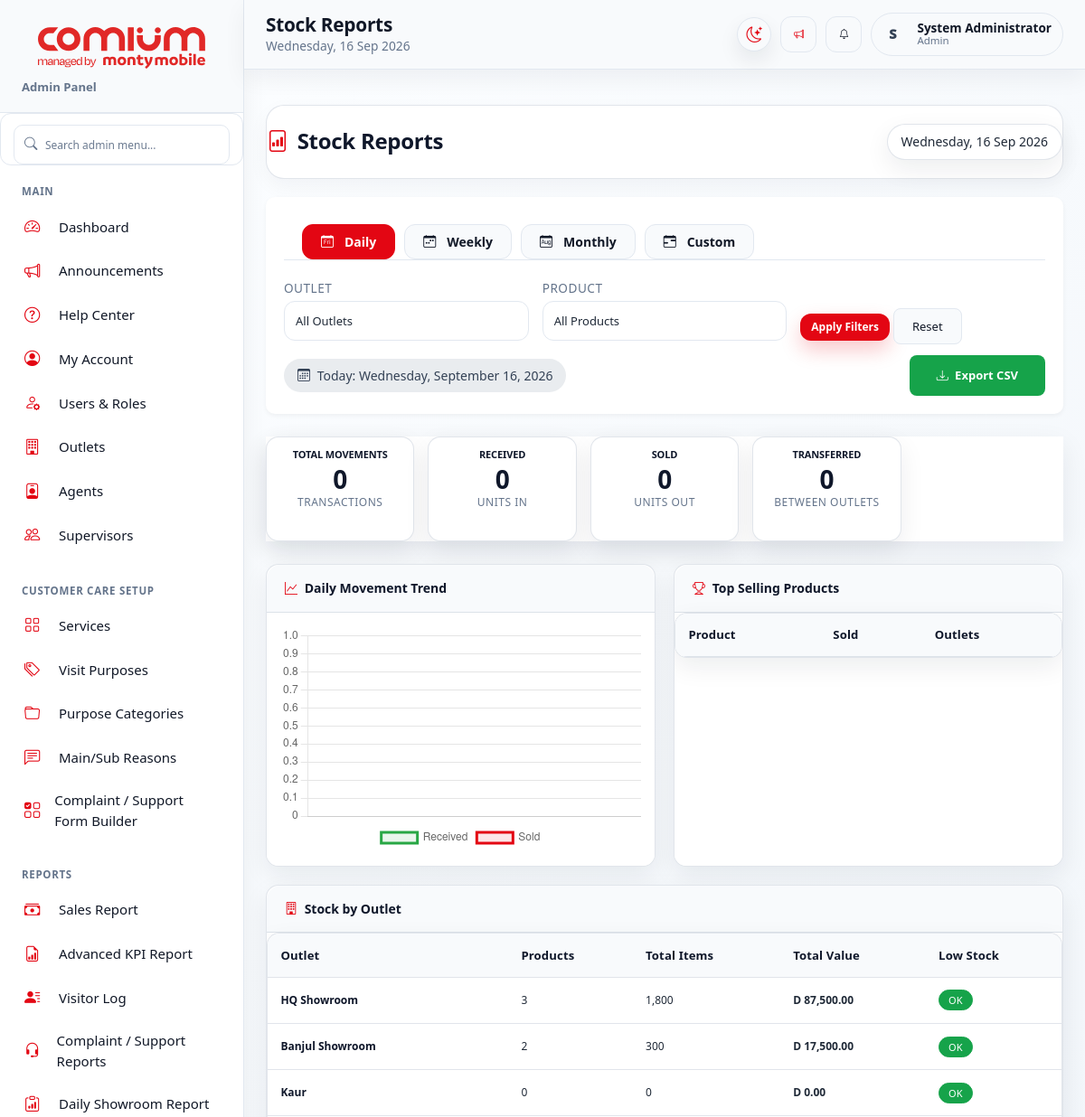
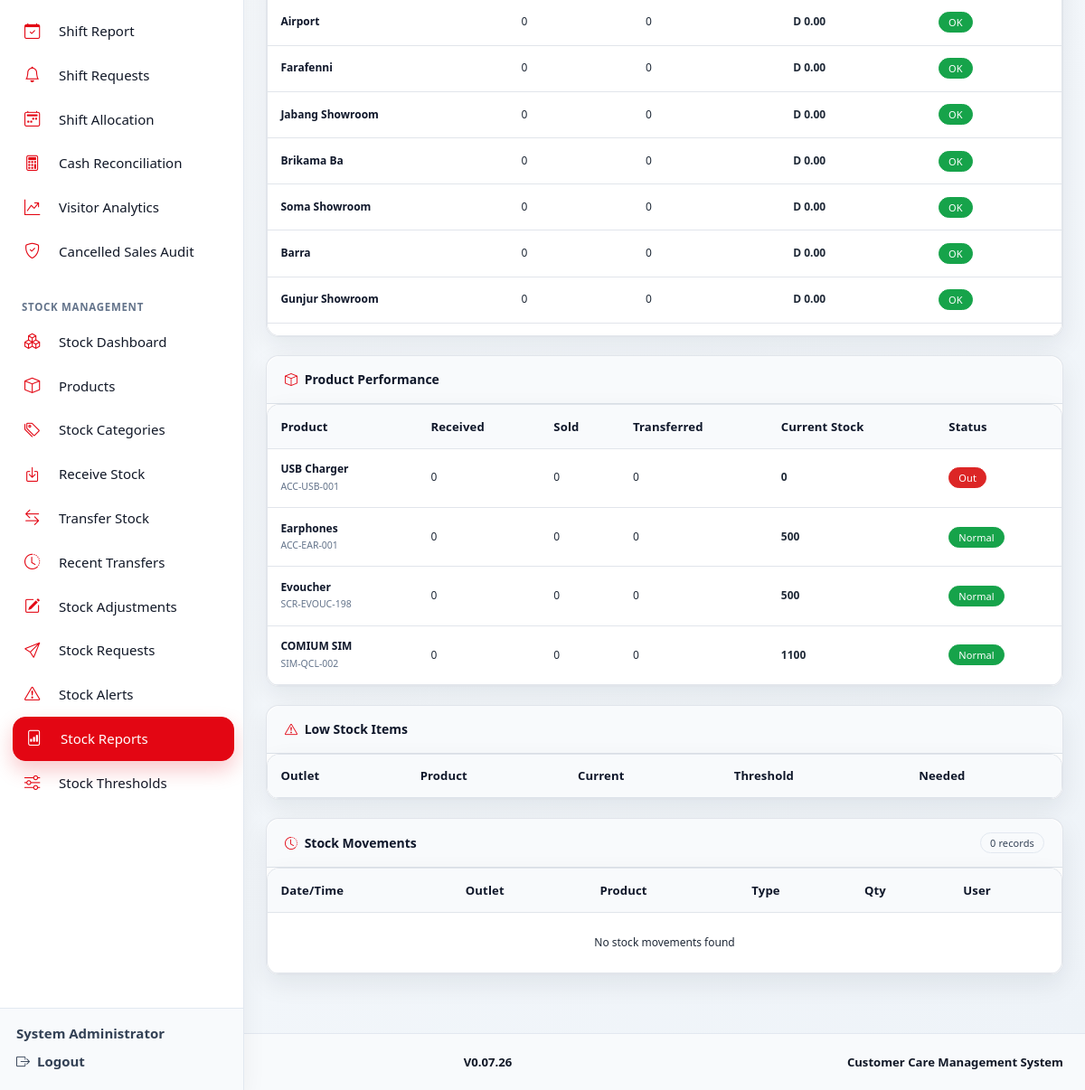
Screenshot of /admin/stock_reports.php (signed in) with the database file from the repository (2 pictures, top to bottom).
### tables this page shows
CREATE TABLE `outlets` (
  `id` int NOT NULL,
  `name` varchar(100) NOT NULL,
  `location` text,
  `region` varchar(50) DEFAULT NULL,
  `is_active` tinyint(1) DEFAULT '1',
  `created_at` timestamp NULL DEFAULT CURRENT_TIMESTAMP
);

CREATE TABLE `stock_products` (
  `id` int NOT NULL,
  `category_id` int DEFAULT NULL,
  `name` varchar(200) NOT NULL,
  `sku` varchar(50) DEFAULT NULL,
  `description` text,
  `unit_price` decimal(10,2) DEFAULT '0.00',
  `selling_price` decimal(10,2) DEFAULT '0.00',
  `low_stock_threshold` int DEFAULT '10',
  `reorder_quantity` int DEFAULT '50',
  `is_active` tinyint(1) DEFAULT '1',
  `track_serial` tinyint(1) DEFAULT '0',
  `expiry_date` date DEFAULT NULL,
  `image_path` varchar(255) DEFAULT NULL,
  `created_at` timestamp NULL DEFAULT CURRENT_TIMESTAMP,
  `updated_at` timestamp NULL DEFAULT CURRENT_TIMESTAMP ON UPDATE CURRENT_TIMESTAMP
);

### admin/stock_reports.php (the view, shortened to what the rows shown need)
<?php
require_once '../config.php';
$report_type = isset($_GET['type']) ? $_GET['type'] : 'daily';
$date_from = isset($_GET['date_from']) ? $_GET['date_from'] : date('Y-m-d');
$date_to = isset($_GET['date_to']) ? $_GET['date_to'] : date('Y-m-d');
switch($report_type) {
    case 'daily':
        $date_from = date('Y-m-d');
        $date_to = date('Y-m-d');
        break;
}
$movement_where = [];
$movement_where[] = "DATE(sm.created_at) BETWEEN '$date_from' AND '$date_to'";
$movement_where_clause = !empty($movement_where) ? "WHERE " . implode(" AND ", $movement_where) : "";
$summary = mysqli_fetch_assoc(mysqli_query($conn, "
    SELECT
        COUNT(*) as total_movements,
        SUM(CASE WHEN movement_type = 'received' THEN quantity ELSE 0 END) as total_received,
        SUM(CASE WHEN movement_type = 'sold' THEN quantity ELSE 0 END) as total_sold,
        SUM(CASE WHEN movement_type = 'transferred' THEN quantity ELSE 0 END) as total_transferred,
        COUNT(DISTINCT product_id) as products_moved,
        COUNT(DISTINCT outlet_id) as outlets_active
    FROM stock_movements sm
    $movement_where_clause
"));
$stock_by_outlet = mysqli_query($conn, "
    SELECT
        o.id,
        o.name as outlet_name,
        COUNT(DISTINCT os.product_id) as total_products,
        SUM(os.quantity) as total_items,
        SUM(os.quantity * p.selling_price) as total_value,
        SUM(CASE WHEN os.quantity <= p.low_stock_threshold THEN 1 ELSE 0 END) as low_stock_count
    FROM outlets o
    LEFT JOIN outlet_stock os ON o.id = os.outlet_id
    LEFT JOIN stock_products p ON os.product_id = p.id
    WHERE o.is_active = 1
    GROUP BY o.id
    ORDER BY total_value DESC
");
$product_performance = mysqli_query($conn, "
    SELECT
        p.id,
        p.name as product_name,
        p.sku,
        SUM(CASE WHEN sm.movement_type = 'received' AND DATE(sm.created_at) BETWEEN '$date_from' AND '$date_to' THEN sm.quantity ELSE 0 END) as received,
        SUM(CASE WHEN sm.movement_type = 'sold' AND DATE(sm.created_at) BETWEEN '$date_from' AND '$date_to' THEN sm.quantity ELSE 0 END) as sold,
        SUM(CASE WHEN sm.movement_type = 'transferred' AND DATE(sm.created_at) BETWEEN '$date_from' AND '$date_to' THEN sm.quantity ELSE 0 END) as transferred,
        (SELECT SUM(quantity) FROM outlet_stock WHERE product_id = p.id) as current_stock,
        p.low_stock_threshold
    FROM stock_products p
    LEFT JOIN stock_movements sm ON p.id = sm.product_id
    WHERE p.is_active = 1
    GROUP BY p.id
    ORDER BY sold DESC
");
?>
<!DOCTYPE html>
<html lang="en">
<head>
    <link href="https://cdn.jsdelivr.net/npm/bootstrap@5.3.0/dist/css/bootstrap.min.css" rel="stylesheet">
    <link rel="stylesheet" href="https://cdn.jsdelivr.net/npm/bootstrap-icons@1.11.0/font/bootstrap-icons.css">
<link rel="stylesheet" href="<?php echo appAsset('assets/css/sis-page-components.css'); ?>">
<link rel="stylesheet" href="<?php echo appAsset('assets/css/sis-theme.css'); ?>">
</head>
<body class="sis-app-body">
<?php require_once dirname(__DIR__) . '/include/side_header.php'; sisRenderLayoutStart('admin'); ?>
    <div class="main-content">
        <div class="stats-grid">
            <div class="stat-card">
                <h2><?php echo $summary['total_movements'] ?? 0; ?></h2>
            </div>
            <div class="stat-card">
                <h2><?php echo $summary['total_received'] ?? 0; ?></h2>
            </div>
            <div class="stat-card">
                <h2><?php echo $summary['total_sold'] ?? 0; ?></h2>
            </div>
            <div class="stat-card">
                <h2><?php echo $summary['total_transferred'] ?? 0; ?></h2>
            </div>
        </div>
        <div class="two-col">
            <div class="card">
                <div class="card-body p-0">
                    <table class="table">
                        <thead>
                            <tr>
                                <th>Product</th>
                                <th>Sold</th>
                                <th>Outlets</th>
                            </tr>
                        </thead>
                    </table>
                </div>
            </div>
        </div>
        <div class="card">
            <div class="card-body p-0">
                <table class="table">
                    <thead>
                        <tr>
                            <th>Outlet</th>
                            <th>Products</th>
                            <th>Total Items</th>
                            <th>Total Value</th>
                            <th>Low Stock</th>
                        </tr>
                    </thead>
                    <tbody>
                        <?php while($s = mysqli_fetch_assoc($stock_by_outlet)): ?>
                        <tr>
                            <td><strong><?php echo $s['outlet_name']; ?></strong></td>
                            <td><?php echo $s['total_products'] ?? 0; ?></td>
                            <td><?php echo number_format($s['total_items'] ?? 0); ?></td>
                            <td class="fw-bold text-success">D <?php echo number_format($s['total_value'] ?? 0, 2); ?></td>
                            <td>
                                <?php if(($s['low_stock_count'] ?? 0) > 0): ?>
                                <span class="badge bg-warning text-dark"><?php echo $s['low_stock_count']; ?> items</span>
                                <?php else: ?>
                                <span class="badge bg-success">OK</span>
                                <?php endif; ?>
                            </td>
                        </tr>
                        <?php endwhile; ?>
                    </tbody>
                </table>
            </div>
        </div>
        <div class="card">
            <div class="card-body p-0">
                <table class="table">
                    <thead>
                        <tr>
                            <th>Product</th>
                            <th>Received</th>
                            <th>Sold</th>
                            <th>Transferred</th>
                            <th>Current Stock</th>
                            <th>Status</th>
                        </tr>
                    </thead>
                    <tbody>
                        <?php while($p = mysqli_fetch_assoc($product_performance)):
                            $status_class = 'success';
                            $status_text = 'Normal';
                            $row_class = '';
                            $current_stock = $p['current_stock'] ?? 0;
                            $low_stock_threshold = $p['low_stock_threshold'] ?? 10;
                            if ($current_stock == 0) {
                                $status_class = 'danger';
                                $status_text = 'Out';
                                $row_class = 'critical-stock-row';
                            } elseif ($current_stock <= $low_stock_threshold) {
                                $status_class = 'warning';
                                $status_text = 'Low';
                                $row_class = 'low-stock-row';
                            }
                        ?>
                        <tr class="<?php echo $row_class; ?>">
                            <td>
                                <strong><?php echo $p['product_name']; ?></strong>
                                <br><small><?php echo $p['sku']; ?></small>
                            </td>
                            <td class="text-success"><?php echo $p['received'] ?? 0; ?></td>
                            <td class="text-primary"><?php echo $p['sold'] ?? 0; ?></td>
                            <td class="text-info"><?php echo $p['transferred'] ?? 0; ?></td>
                            <td class="fw-bold"><?php echo $current_stock; ?></td>
                            <td>
                                <span class="badge bg-<?php echo $status_class; ?>">
                                    <?php echo $status_text; ?>
                                </span>
                            </td>
                        </tr>
                        <?php endwhile; ?>
                    </tbody>
                </table>
            </div>
        </div>
        <div class="card">
            <div class="card-body p-0">
                <table class="table">
                    <thead>
                        <tr>
                            <th>Outlet</th>
                            <th>Product</th>
                            <th>Current</th>
                            <th>Threshold</th>
                            <th>Needed</th>
                        </tr>
                    </thead>
                </table>
            </div>
        </div>
        <div class="card">
            <div class="card-body p-0">
                <div class="table-responsive">
                    <table class="table">
                        <thead>
                            <tr>
                                <th>Date/Time</th>
                                <th>Outlet</th>
                                <th>Product</th>
                                <th>Type</th>
                                <th>Qty</th>
                                <th>User</th>
                            </tr>
                        </thead>
                    </table>
                </div>
            </div>
        </div>
    </div>
    <script>        const trendLabels = [];
        const receivedData = [];
        const soldData = [];
        new Chart(document.getElementById('trendChart'), {
            type: 'line',
            data: {
                labels: trendLabels,
                datasets: [
                    {
                        label: 'Received',
                        data: receivedData,
                        borderColor: '#28a745',
                        backgroundColor: 'rgba(40,167,69,0.1)',
                        tension: 0.4,
                        fill: true
                    },
                    {
                        label: 'Sold',
                        data: soldData,
                        borderColor: '#E30613',
                        backgroundColor: 'rgba(227,6,19,0.1)',
                        tension: 0.4,
                        fill: true
                    }
                ]
            },
            options: {
                responsive: true,
                maintainAspectRatio: false,
                plugins: {
                    legend: {
                        display: true,
                        position: 'bottom'
                    }
                }
            }
        });
    </script>
</body>
</html>

### rows the page displays
outlets: name "HQ Showroom", total_products "3", total_items "1,800", total_value "87,500.00", shows "OK"
outlets: name "Banjul Showroom", total_products "2", total_items "300", total_value "17,500.00", shows "OK"
outlets: name "Kaur", total_products "0", total_items "0", total_value "0.00", shows "OK"
outlets: name "Airport", total_products "0", total_items "0", total_value "0.00", shows "OK"
outlets: name "Farafenni", total_products "0", total_items "0", total_value "0.00", shows "OK"
outlets: name "Jabang Showroom", total_products "0", total_items "0", total_value "0.00", shows "OK"
outlets: name "Brikama Ba", total_products "0", total_items "0", total_value "0.00", shows "OK"
outlets: name "Soma Showroom", total_products "0", total_items "0", total_value "0.00", shows "OK"
outlets: name "Barra", total_products "0", total_items "0", total_value "0.00", shows "OK"
outlets: name "Gunjur Showroom", total_products "0", total_items "0", total_value "0.00", shows "OK"
stock_products: name "USB Charger", sku "ACC-USB-001", received "0", sold "0", transferred "0", current_stock "0", status_text "Out"
stock_products: name "Earphones", sku "ACC-EAR-001", received "0", sold "0", transferred "0", current_stock "500", status_text "Normal"
stock_products: name "Evoucher", sku "SCR-EVOUC-198", received "0", sold "0", transferred "0", current_stock "500", status_text "Normal"
stock_products: name "COMIUM SIM", sku "SIM-QCL-002", received "0", sold "0", transferred "0", current_stock "1100", status_text "Normal"

### other values shown
$roleLabel "Admin"
$section['title'] "MAIN"
$label "Dashboard"
$label "Announcements"
$label "Help Center"
$label "My Account"
$label "Users & Roles"
$label "Outlets"
$label "Agents"
$label "Supervisors"
$section['title'] "CUSTOMER CARE SETUP"
$label "Services"
$label "Visit Purposes"
$label "Purpose Categories"
$label "Main/Sub Reasons"
